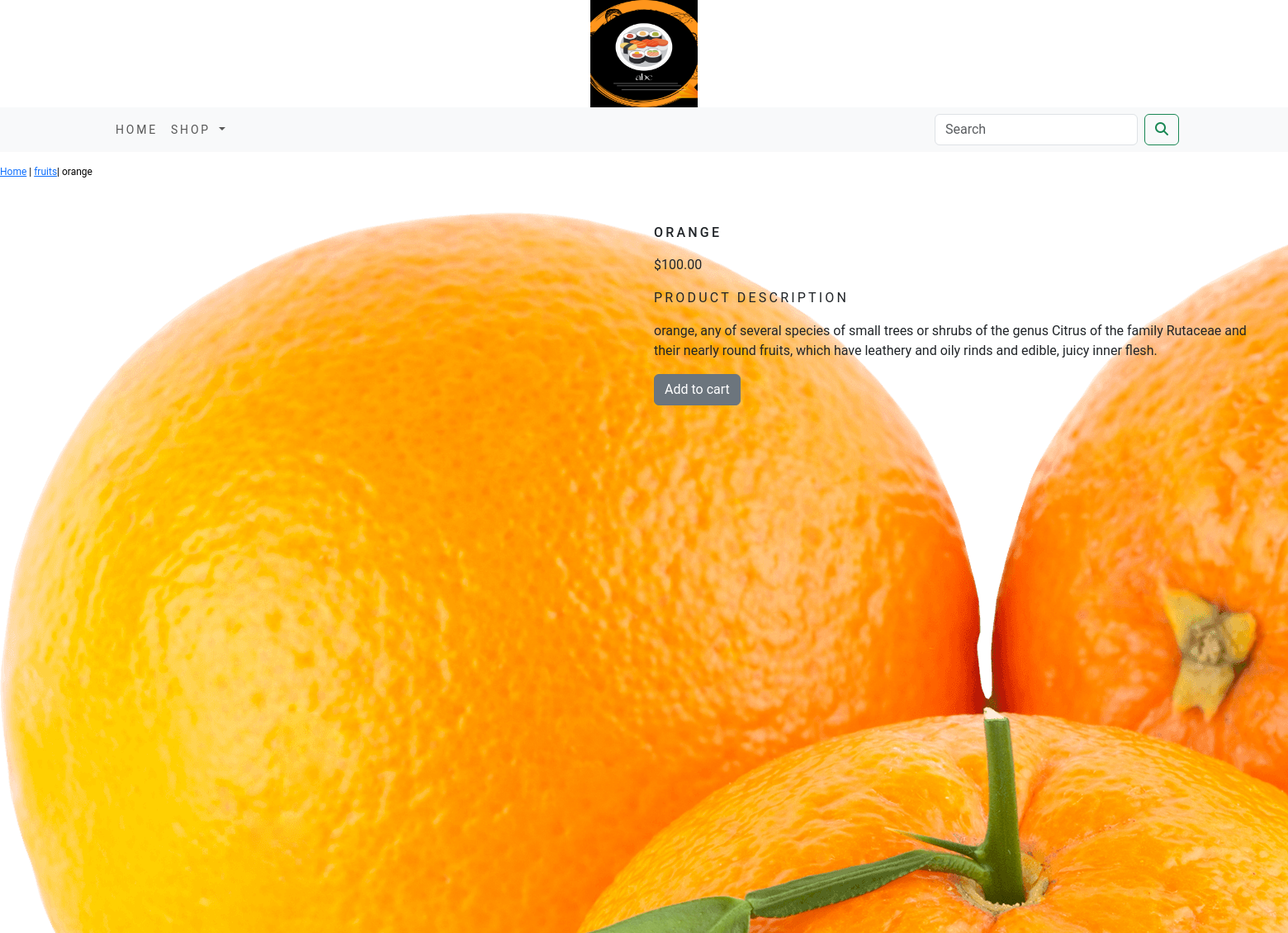
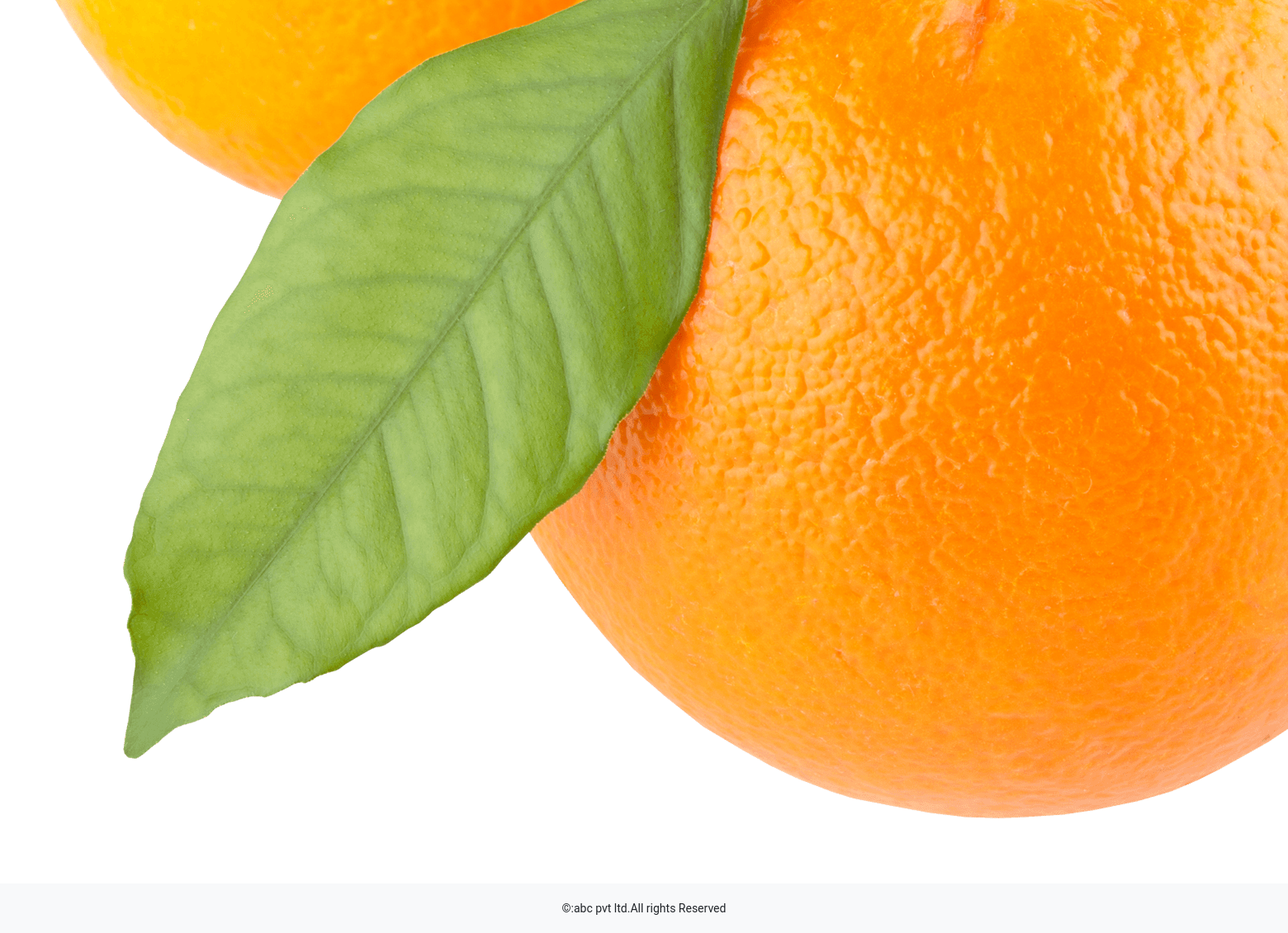
Screenshot of /shop/fruits/orange/ with the database file from the repository (2 pictures, top to bottom).
### shop/models.py (models this page shows, shortened)
class Product(models.Model):
    name=models.CharField(max_length=250,unique=True)
    slug = models.SlugField(max_length=250, unique=True)
    description = models.TextField(blank=True)
    price=models.DecimalField(max_digits=10,decimal_places=2)
    category=models.ForeignKey(Category,on_delete=models.CASCADE)
    image=models.ImageField(upload_to='product',blank=True)
    stock=models.IntegerField()
    available=models.BooleanField(default=True)
    created=models.DateTimeField(auto_now_add=True)
    updated=models.DateTimeField(auto_now=True)
    class Meta:
        ordering=('name',)
        verbose_name='product'
        verbose_name_plural='products'

class Category(models.Model):
    name=models.CharField(max_length=250,unique=True)
    slug=models.SlugField(max_length=250,unique=True)
    description=models.TextField(blank=True)
    image=models.ImageField(upload_to='category',blank=True)
    class Meta:
        ordering=('name',)
        verbose_name='category'
        verbose_name_plural='categories'
    def get_url(self):
        return reverse('shop:products_by_category',args=[self.slug])
    def __str__ (self):
        return '{}'.format(self.name)

### shop/views.py (the view)
# urls.py: path('<slug:c_slug>/<slug:product_slug>/',views.proDetail,name='prodCatdetail'),
def proDetail(request,c_slug,product_slug):
    try:
        product=Product.objects.get(category__slug=c_slug,slug=product_slug)
    except Exception as e:
        raise e
    return render(request,'product.html',{'product':product})

### cart/context_processors.py (called while the page is built)
def counter(request):
    item_count=0
    if 'admin' in request.path:
        return {}
    else:
        try:
            cart=Cart.objects.filter(cart_id=_cart_id(request))
            cart_items=CartItem.objects.all().filter(cart=cart[:1])
            for cart_item in cart_items:
                item_count+=cart_item.quantity
        except Cart.DoesNotExist:
            item_count=0
    return dict(item_count=item_count)

### cart/views.py (called while the page is built)
def _cart_id(request):
    cart=request.session.session_key
    if not cart:
        cart=request.session.create()
    return cart

### shop/context_processors.py (called while the page is built)
def menu_links(request):
    links=Category.objects.all()
    return dict(links=links)

### templates/product.html (shortened to what this page needs)
{% extends 'base.html' %}
{% load static %}
{% block content %}
<div class="row my_prod_row_class ">
  <div class="mx_auto">
      <p><a href="{% url 'shop:allProdCat'%}">Home</a> | <a href="{{product.category.get_url}}">{{product.category}}</a>| {{product.name}}</p>
  </div>
<div class="container">
<br>
  <div class="row">
    <div class="col-12 col-sm-12 col-md-12 col-lg-6 text-center">
        <div style="min-width:18rem">
          <img src="{{product.image.url}}" alt="{{product.name}}">
        </div>
    </div>
    <div class="col-12 col-sm-12 col-md-12 col-lg-6">
        <div>
        <h1 class="my_prod_title">{{product.name}}</h1>
        <p>${{product.price}}</p>
        <p class="my_title">Product Description</p>
        <p class="text-justify my_prod_text">{{product.description}}</p>
        {% if product.stock <= 0 %}
            <p class="text-justify my_prod_text"><b>Out of stock</b></p>
        {% else %}
            <a class="btn btn-secondary" href="{% url 'cart:add_cart' product.id %}">Add to cart</a>
        {% endif %}
      </div>
    </div>
  </div>
 </div>
</div>
{% endblock %}

### static/css/custom.css (style rules this page uses)
body { font-family: 'Roboto', sans-serif; }
.my_title { font-size:16px; text-transform:uppercase; letter-spacing:.2em; }
.my_prod_row_class { padding-top:15px; padding-bottom:20px; }
.my_prod_row_class .mx_auto { color:#000; font-size:12px; text-decoration:none; }
.my_prod_title { font-size:16px; text-transform:uppercase; letter-spacing:.2em; padding-top:15px; padding-bottom:10px; }
.my_prod_text { padding-right:20px; }

### rows the page displays
Product: category "fruits", name "orange", image (picture), name "ORANGE", price "100.00", description "orange, any of several species of small trees or shrubs of the genus Citrus of the family Rutaceae and their nearly round fruits, which have leathery and oily rinds and edible, juicy inner flesh."
